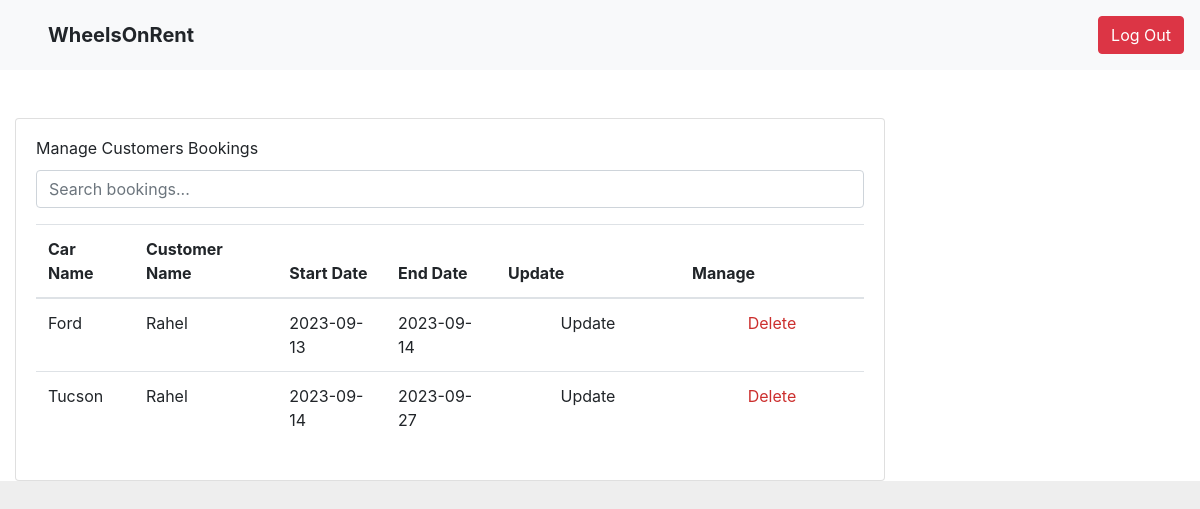
The app's page /booking/my_bookings (signed in), older data.
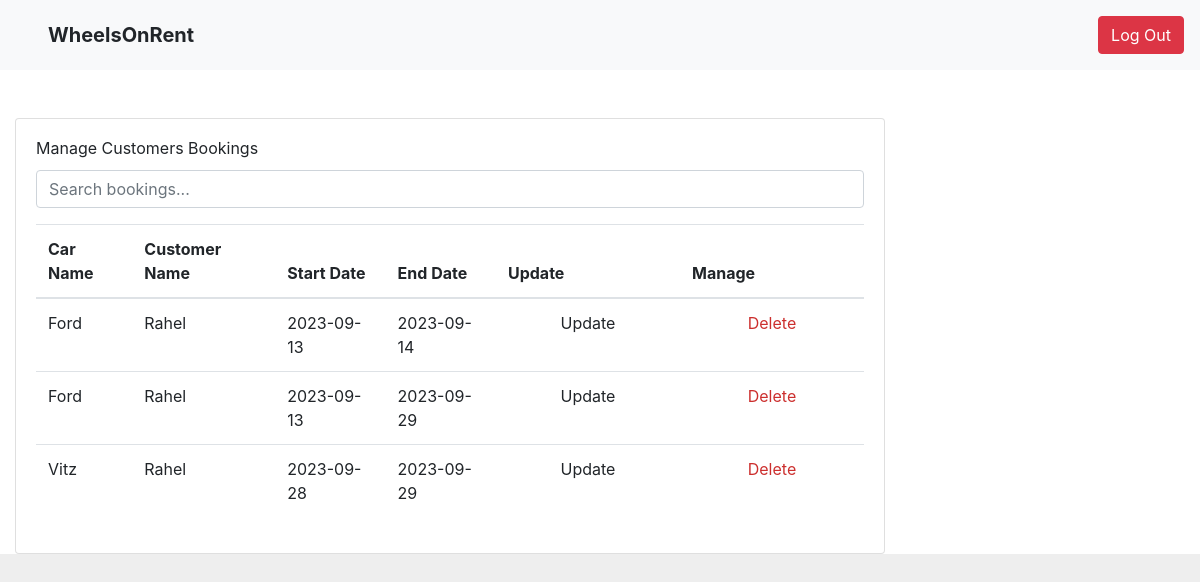
The same page, newer data.
### tables this page shows
CREATE TABLE booking (
  id INTEGER PRIMARY KEY AUTOINCREMENT,
  customer_id INTEGER NOT NULL,
  car_id INTEGER NOT NULL,
  start_date DATE NOT NULL,
  end_date DATE NOT NULL,
  FOREIGN KEY (customer_id) REFERENCES customer (id),
  FOREIGN KEY (car_id) REFERENCES car (id)
);

CREATE TABLE car (
  id INTEGER PRIMARY KEY AUTOINCREMENT,
  name TEXT NOT NULL,
  model TEXT NOT NULL,
  status TEXT NOT NULL,
  seat INTEGER NOT NULL,
  door INTEGER NOT NULL,
  gearbox TEXT NOT NULL,
  image TEXT
, price REAL NOT NULL DEFAULT 0.0);

CREATE TABLE customer (
  id INTEGER PRIMARY KEY AUTOINCREMENT,
  name TEXT NOT NULL,
  last_name TEXT NOT NULL,
  phone_number TEXT NOT NULL,
  email TEXT NOT NULL,
  password TEXT NOT NULL,
  role TEXT INTEGER DEFAULT 0
);

### car_app/booking.py (the view)
@bp.route('/my_bookings')
@login_required
def my_bookings():
    db = get_db()
    customer_id = g.customer['id']
    bookings = db.execute(
        'SELECT b.id, ca.name, cu.name, cu.last_name, start_date, end_date'
        ' FROM booking b'
        ' JOIN customer cu ON b.customer_id = cu.id'
        ' JOIN car ca ON b.car_id = ca.id'
        ' WHERE b.customer_id = ?'
        ' ORDER BY start_date ASC',
        (customer_id,)
    ).fetchall()
    return render_template('booking/index.html', bookings=bookings)

### car_app/customer.py (called while the page is built)
@bp.before_app_request
def load_logged_in_customer():
    customer_id = session.get('customer_id')
    if customer_id is None:
        g.customer = None
    else:
        g.customer = get_db().execute(
            'SELECT * FROM customer WHERE id = ?', (customer_id,)
        ).fetchone()

def login_required(view):
    @functools.wraps(view)
    def wrapped_view(**kwargs):
        if g.customer is None:
            return redirect(url_for('customer.login'))
        return view(**kwargs)
    return wrapped_view

### car_app/db.py (called while the page is built)
def get_db():
    if 'db' not in g:
        g.db = sqlite3.connect(
            current_app.config['DATABASE'],
            detect_types=sqlite3.PARSE_DECLTYPES
        )
        g.db.row_factory = sqlite3.Row
    return g.db

### car_app/templates/booking/index.html (shortened to what this page needs)
{% extends 'base.html' %}
{% block content %}
<div class="content-wrapper">
  <div class="row">
    <div class="col-lg-9 grid-margin stretch-card">
      <div class="card">
        <div class="card-body">
          <h4 class="card-title">Manage Customers Bookings</h4>
          <div class="mb-3">
            <input type="text" id="searchInput" class="form-control" placeholder="Search bookings...">
          </div>
          <div class="table-responsive">
            <table class="table">
              <thead>
                <tr>
                  <th>Car Name</th>
                  <th>Customer Name</th>
                  <th>Start Date</th>
                  <th>End Date</th>
		  {% if g.customer['role'] == 0 %}
		  <th>Update</th>
		  {% endif %}
                  <th>Manage</th>
                </tr>
              </thead>
              <tbody>
                {% for booking in bookings %}
                  <tr>
                    <td>{{ booking[1] }}</td>
                    <td>{{ booking[2] }}</td>
                    <td>{{ booking[4] }}</td>
                    <td>{{ booking[5] }}</td>
		    {% if g.customer['role'] == 0 %}
                    <td>
                      <form action="{{ url_for('booking.update', id=booking['id']) }}" method="post">
                        <input type="submit" value="Update">
                      </form>
                    </td>
                    {% endif %}
              <td><form action="{{ url_for('booking.delete', id=booking['id']) }}" method="post"><input class="danger" type="submit" value="Delete" onclick="return confirm('Are you sure?')">
                </form></td>
                  </tr>
                {% endfor %}
              </tbody>
            </table>
          </div>
        </div>
      </div>
    </div>
  </div>
</div>
{% endblock %}

Row changes from the older to the newer data that the page shows:
removed booking: name "Tucson", name "Rahel", start_date "2023-09-14", end_date "2023-09-27"
added booking: name "Ford", name "Rahel", start_date "2023-09-13", end_date "2023-09-29"
added booking: name "Vitz", name "Rahel", start_date "2023-09-28", end_date "2023-09-29"
